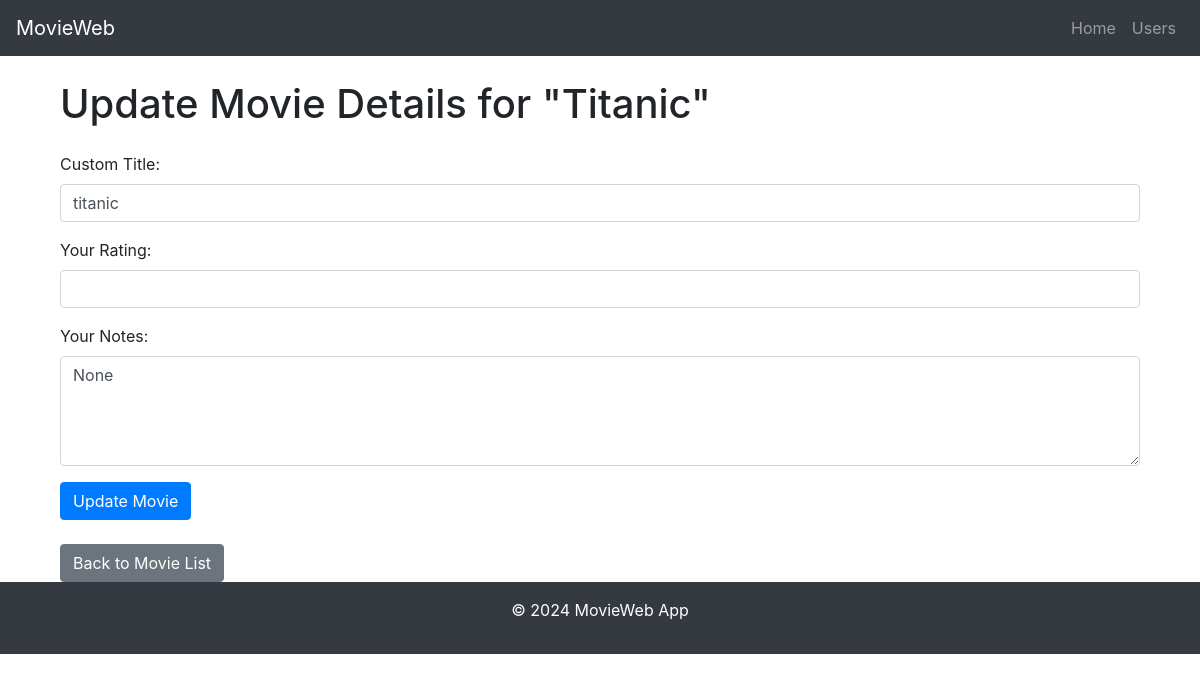
Before: /users/1/update_movie/64 with the older database file.
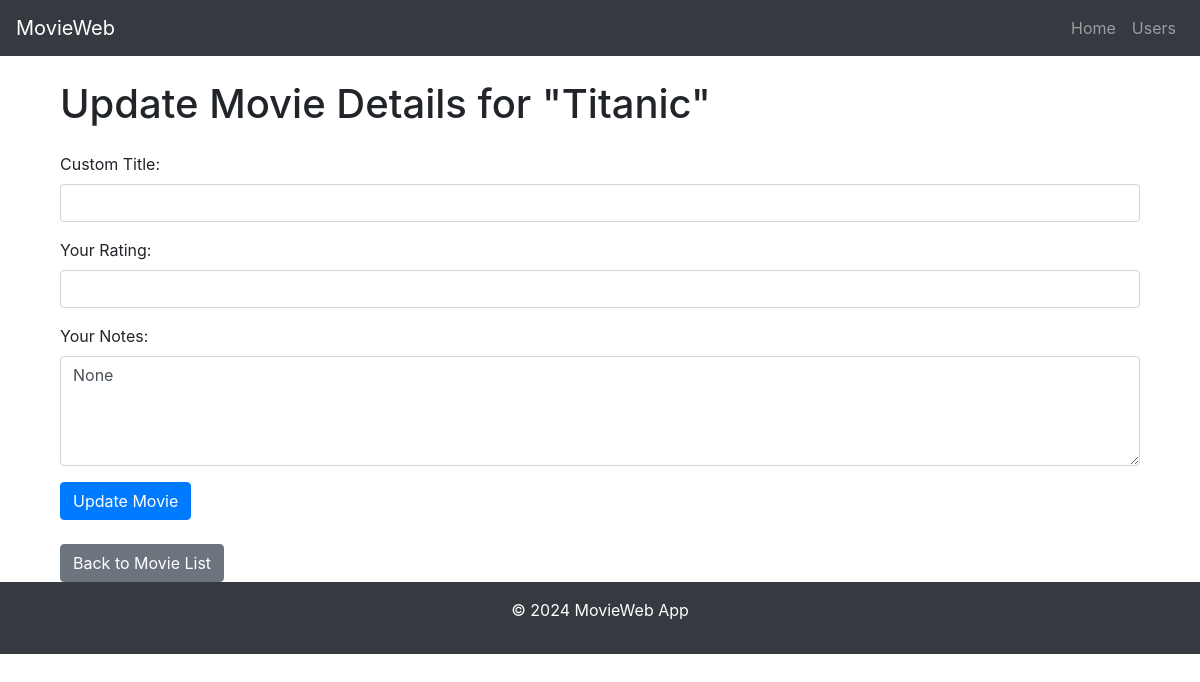
After: the same page with the newer database file.
### datamanager/models.py (models this page shows, shortened)
class BaseModel(db.Model):
    __abstract__ = True  # Mark this class as abstract; it won't be created as a table.

class Movie(BaseModel):
    __tablename__ = 'movies'
    id = db.Column(db.Integer, primary_key=True, autoincrement=True)
    name = db.Column(db.String(100), nullable=False, unique=True)
    director = db.Column(db.String(100))
    year = db.Column(db.Integer)
    rating = db.Column(db.Float)
    poster = db.Column(db.String(255))
    imdb_link = db.Column(db.String(255))

class UserMovies(BaseModel):
    __tablename__ = 'user_movies'
    id = db.Column(db.Integer, primary_key=True, autoincrement=True)
    user_id = db.Column(db.Integer, db.ForeignKey('users.id'), nullable=False)
    movie_id = db.Column(db.Integer, db.ForeignKey('movies.id'), nullable=False)
    user_title = db.Column(db.String(100))
    user_rating = db.Column(db.Float)
    user_notes = db.Column(db.Text)
    added_at = db.Column(db.DateTime, default=db.func.now())
    user = db.relationship('User', backref=db.backref('user_movies', lazy=True))
    movie = db.relationship('Movie', backref=db.backref('user_movies', lazy=True))

### routes/html_routes.py (the view, shortened to what this page needs)
    @html_routes.route('/users/<int:user_id>/update_movie/<int:user_movie_id>', methods=['GET', 'POST'])
    def update_movie(user_id, user_movie_id):
        try:
            if not (user_movie := data_manager.get_user_movie(user_movie_id)):
                return render_error_page(404, "Movie not found.")
            if not data_manager.get_user_by_id(user_id):
                return render_error_page(404, "User not found.")
            return render_template('update_movie.html', user_movie=user_movie)
        except KeyError as e:
            logger.error(f"Invalid form data: {e}")
            flash(f"Invalid form data: {str(e)}", "error")
            return render_template('update_movie.html', user_movie=user_movie)
        except Exception as e:
            logger.error(f"Error in update_movie route: {e}")
            return render_error_page(500, "Failed to update movie.")

### datamanager/sqlite_data_manager.py (called while the page is built)
    def get_user_by_id(self, user_id):
        return User.query.get(user_id)

    def get_user_movie(self, user_movie_id):
        try:
            user_movie = UserMovies.query.get(user_movie_id)
            return user_movie
        except Exception as e:
            self.db.session.rollback()
            print(f"Error fetching movie by ID: {e}")
            return None

### templates/update_movie.html (shortened to what this page needs)
{% extends "base.html" %}
{% block content %}
<div class="container mt-4">
    <h1 class="mb-4">Update Movie Details for "{{ user_movie.movie.name }}"</h1>
    <form method="post" action="{{ url_for('html_routes.update_movie', user_id=user_movie.user_id, user_movie_id=user_movie.id) }}">
        <div class="form-group">
            <label for="user_title">Custom Title:</label>
            <input type="text" id="user_title" name="user_title" class="form-control" value="{{ user_movie.user_title }}">
        </div>
        <div class="form-group">
            <label for="user_rating">Your Rating:</label>
            <input type="number" id="user_rating" name="user_rating" class="form-control" step="0.1" min="0" max="10" value="{{ user_movie.user_rating }}">
        </div>
        <div class="form-group">
            <label for="user_notes">Your Notes:</label>
            <textarea id="user_notes" name="user_notes" class="form-control" rows="4">{{ user_movie.user_notes }}</textarea>
        </div>
        <button type="submit" class="btn btn-primary">Update Movie</button>
    </form>
    <div class="mt-4">
        <a href="{{ url_for('html_routes.user_movies', user_id=user_movie.user_id) }}" class="btn btn-secondary">Back to Movie List</a>
    </div>
</div>
{% endblock %}

### templates/base.html (shortened to what this page needs)
<!DOCTYPE html>
<html lang="en">
<head>
    <link href="https://stackpath.bootstrapcdn.com/bootstrap/4.5.2/css/bootstrap.min.css" rel="stylesheet">
    <link href="https://cdnjs.cloudflare.com/ajax/libs/font-awesome/5.15.4/css/all.min.css" rel="stylesheet">
    <link rel="stylesheet" href="{{ url_for('static', filename='style.css') }}">
</head>
<body>
    <nav class="navbar navbar-expand-lg navbar-dark bg-dark">
        <a class="navbar-brand" href="{{ url_for('html_routes.home') }}">MovieWeb</a>
        <div class="collapse navbar-collapse" id="navbarNav">
            <ul class="navbar-nav ml-auto">
                <li class="nav-item">
                    <a class="nav-link" href="{{ url_for('html_routes.home') }}">Home</a>
                </li>
                <li class="nav-item">
                    <a class="nav-link" href="{{ url_for('html_routes.list_users') }}">Users</a>
                </li>
            </ul>
        </div>
    </nav>
    <main class="container mt-4">
        {% block content %}
        {% endblock %}
    </main>
    <footer class="bg-dark text-white text-center py-3">
        <p>&copy; 2024 MovieWeb App</p>
    </footer>
</body>
</html>

Changed rows visible on the page:
changed UserMovies "None": user_title "titanic" → (not shown)
